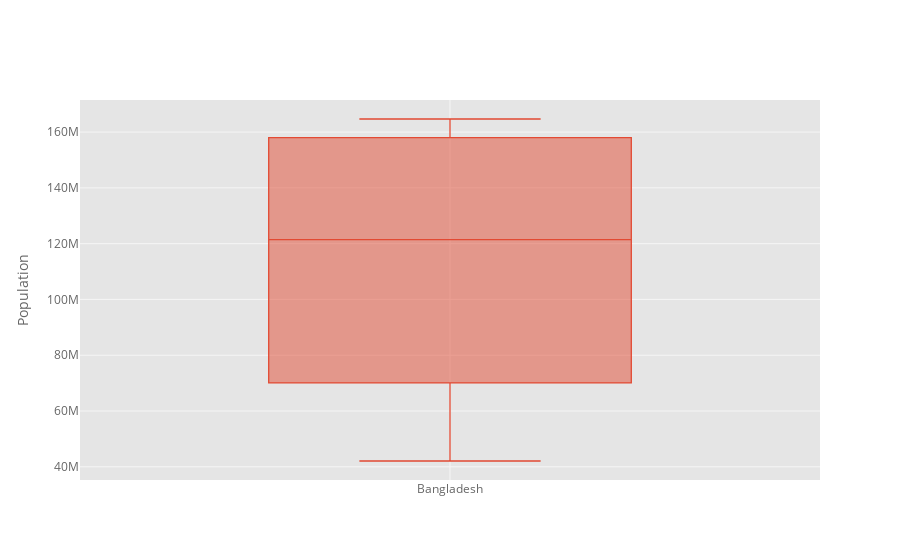

Write notebook code for a chart like this one.
### Code cell
df_pivot['Bangladesh'].iplot(kind='box',yTitle='Population')

### Figure 1 — Plotly figure (JSON) as saved in the notebook; plotly's stock layout.template omitted (floating-point values rounded to 4 significant figures)
{"data": [{"boxpoints": false, "line": {"width": 1.3}, "marker": {"color": "rgba(226, 74, 51, 1.0)"}, "name": "Bangladesh", "orientation": "v", "type": "box", "y": [42086301, 48013504, 55385112, 64232482, 70066301, 79639491, 90764183, 103171956, 115169930, 127657854, 139035505, 147575430, 156256276, 157977153, 159685424, 161376708, 163046161, 164689383]}], "layout": {"legend": {"bgcolor": "#FFFFFF", "font": {"color": "#666666"}}, "paper_bgcolor": "#FFFFFF", "plot_bgcolor": "#E5E5E5", "title": {"font": {"color": "#151516"}}, "xaxis": {"gridcolor": "#F6F6F6", "showgrid": true, "tickfont": {"color": "#666666"}, "title": {"font": {"color": "#666666"}, "text": ""}, "zerolinecolor": "#F6F6F6"}, "yaxis": {"gridcolor": "#F6F6F6", "showgrid": true, "tickfont": {"color": "#666666"}, "title": {"font": {"color": "#666666"}, "text": "Population"}, "zerolinecolor": "#F6F6F6"}}}
